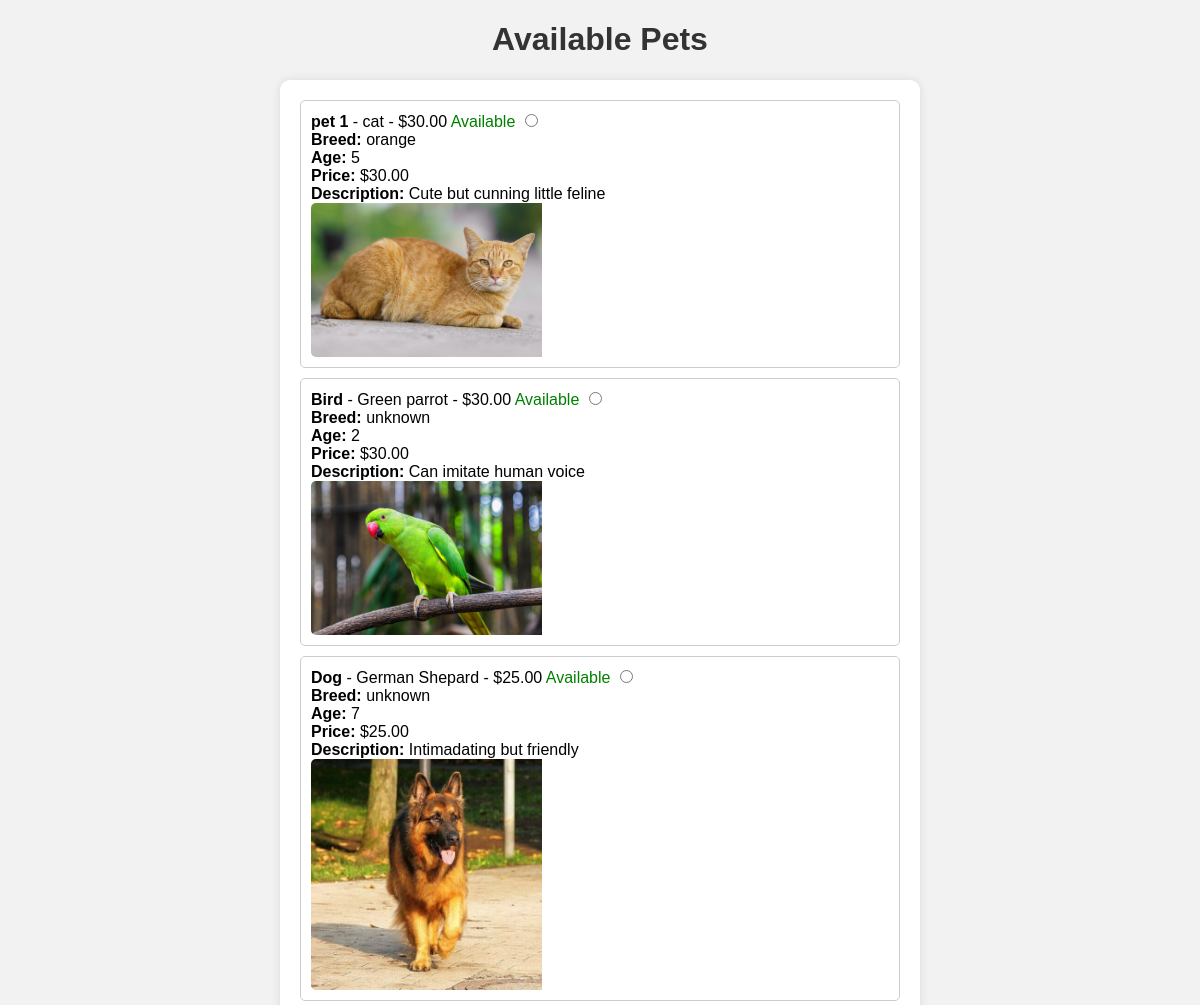
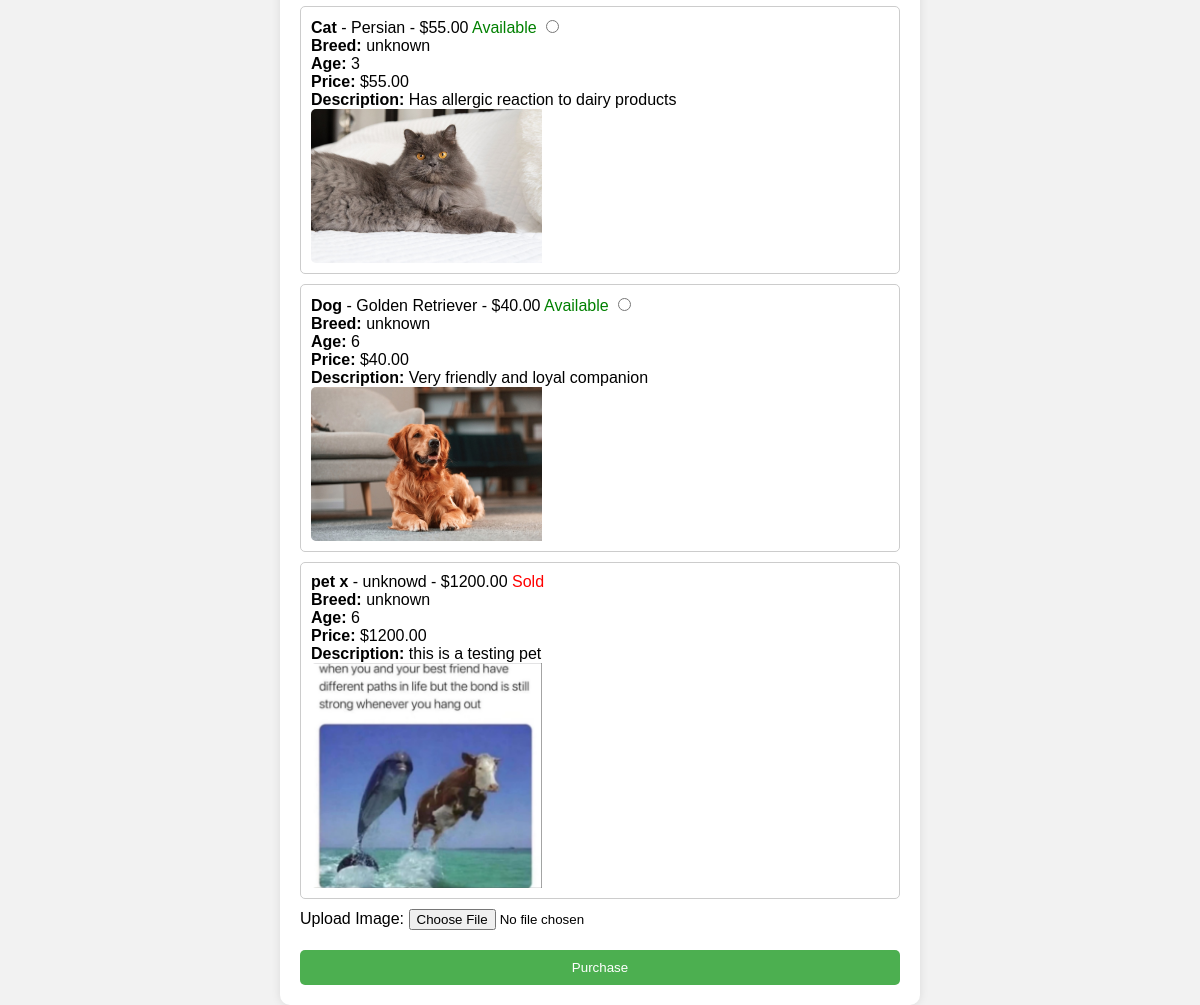
Before: /buy/ with the older database file (2 pictures, top to bottom).
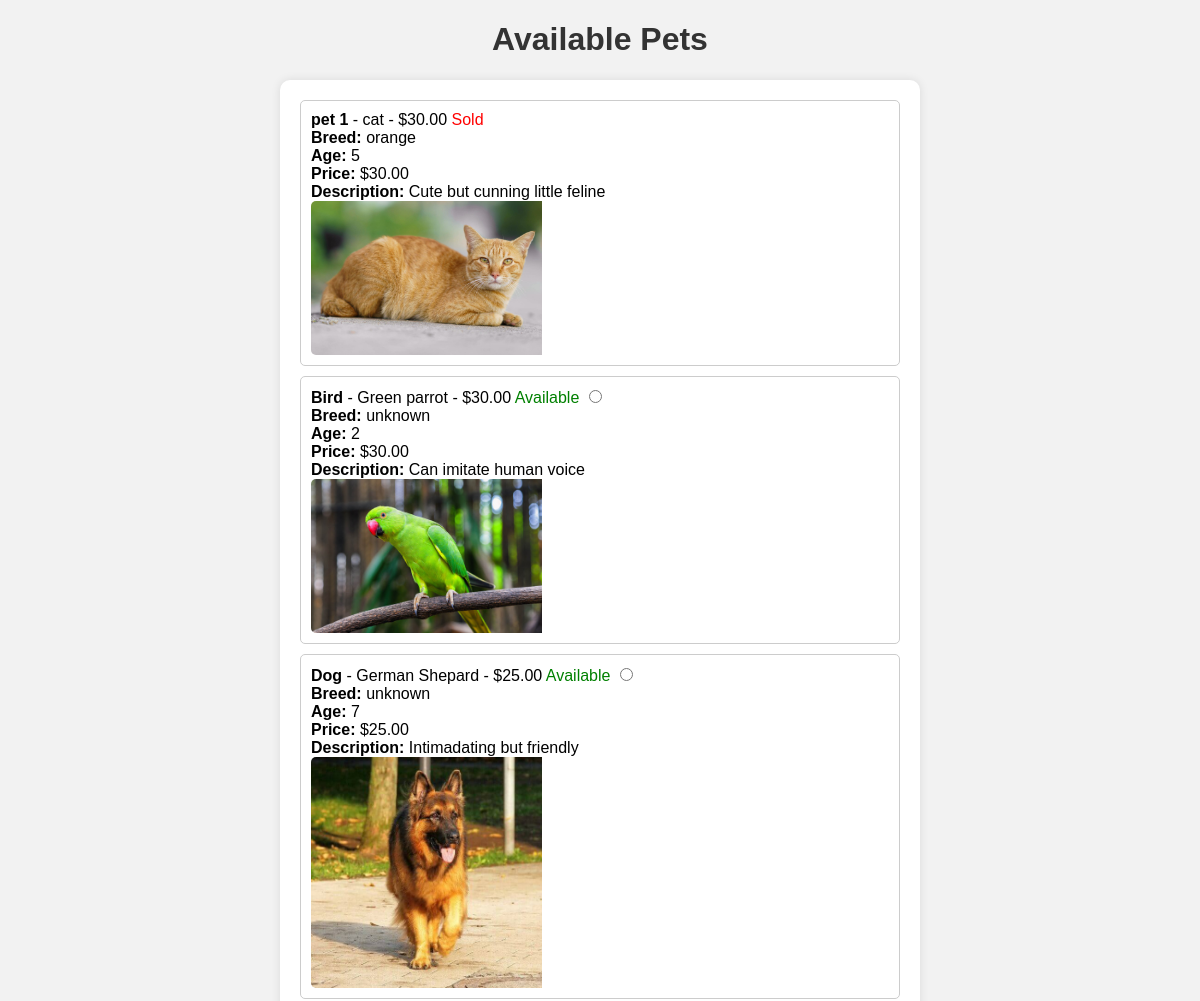
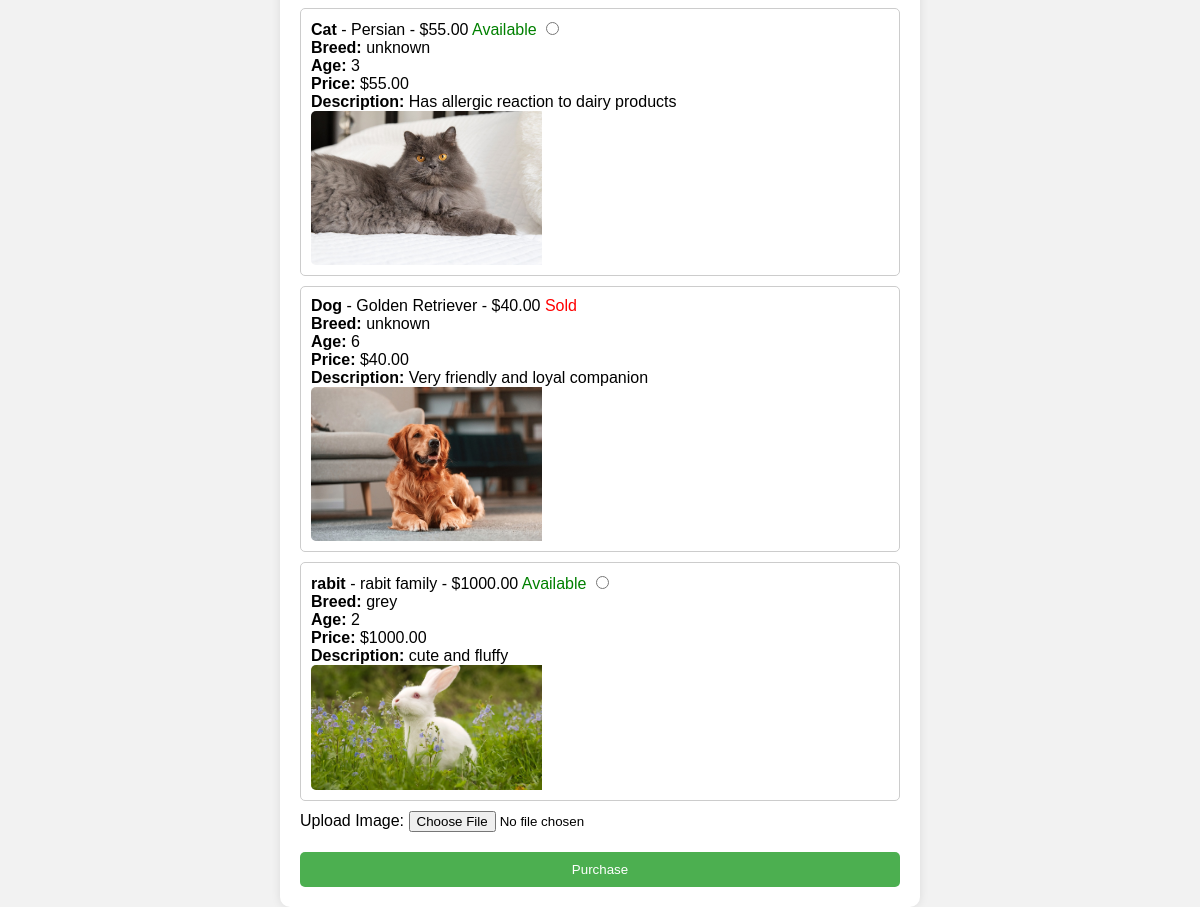
After: the same page with the newer database file (2 pictures, top to bottom).
### app1/models.py (models this page shows)
class PetAdd(models.Model):
    name = models.CharField(max_length=100)
    species = models.CharField(max_length=100)
    breed = models.CharField(max_length=100,default='unknown')
    age = models.IntegerField()
    description = models.TextField()
    price = models.DecimalField(max_digits=10, decimal_places=2)
    available = models.BooleanField(default=True)
    image = models.ImageField(upload_to='pet_images/', null=True, blank=True)
    image_url = models.URLField(null=True, blank=True)

### app1/views.py (the view)
# urls.py: path('buy/', buy_pet, name='buy_pet'),
def buy_pet(request):
    if request.method == 'POST':
        pet_id = request.POST.get('pet_id')
        pet = PetAdd.objects.get(id=pet_id)
        pet.available = False  # Mark the pet as sold
        pet.save()  # Save the changes to the database
        return redirect('buy_pet')  # Redirect to refresh the page after purchase
    pets = PetAdd.objects.all()
    return render(request, 'buy.html', {'pets': pets})

### templates/buy.html (shortened to what this page needs)
<!DOCTYPE html>
<html lang="en">
<head>
</head>
<body>
    <h1>Available Pets</h1>
    <form id="purchaseForm" method="post" action="{% url 'buy_pet' %}">
        {% for pet in pets %}
        <div class="pet-item" "{% if not pet.available %}opacity: 0.5;{% endif %}">
            <strong>{{ pet.name }}</strong> - {{ pet.species }} - ${{ pet.price }}
            {% if pet.available %}
                <span class="available">Available</span>
                <input type="radio" name="pet_id" value="{{ pet.id }}">
            {% else %}
                <span class="sold">Sold</span>
            {% endif %}
            <br>
            <strong>Breed:</strong> {{ pet.breed }}<br>
            <strong>Age:</strong> {{ pet.age }}<br>
            <strong>Price:</strong> ${{ pet.price }}<br>
            <strong>Description:</strong> {{ pet.description }}<br>
            <div class="pet-image-container">
                {% if pet.image %}
                    <img src="{{ pet.image.url }}" alt="{{ pet.name }}" class="pet-image">
                {% endif %}
            </div>
        </div>
        {% endfor %}
        <label for="pet_image">Upload Image:</label>
        <input type="file" name="pet_image" id="pet_image">
        <button type="submit">Purchase</button>
    </form>
</body>
</html>

### templates/buy.html (style rules this page uses)
body { font-family: Arial, sans-serif; background-color: #f2f2f2; margin: 0; padding: 0; }
h1 { text-align: center; color: #333; }
form { max-width: 600px; margin: 0 auto; padding: 20px; background-color: #fff; border-radius: 10px; box-shadow: 0 0 10px rgba(0, 0, 0, 0.1); }
.pet-item { border: 1px solid #ccc; padding: 10px; margin-bottom: 10px; background-color: #fff; border-radius: 5px; }
input[type="radio"] { margin-right: 10px; }
button[type="submit"] { display: block; width: 100%; padding: 10px; margin-top: 20px; background-color: #4CAF50; color: white; border: none; border-radius: 5px; cursor: pointer; transition: background-color 0.3s; }
.sold { color: red; }
.available { color: green; }
.pet-image-container { max-width: 100%; height: auto; overflow: hidden; border-radius: 5px; }
.pet-image { width: 40%; height: auto; display: block; }

Changed rows visible on the page:
removed PetAdd: name "pet x", species "unknowd", price "1200.00", available "Sold", breed "unknown", age "6", description "this is a testing pet", image (picture)
changed PetAdd "pet 1": pet_id "☐" → (not shown); available "Available" → "Sold"
changed PetAdd "Golden Retriever": pet_id "☐" → (not shown); available "Available" → "Sold"
added PetAdd: name "rabit", species "rabit family", price "1000.00", breed "grey", age "2", description "cute and fluffy", image (picture)
